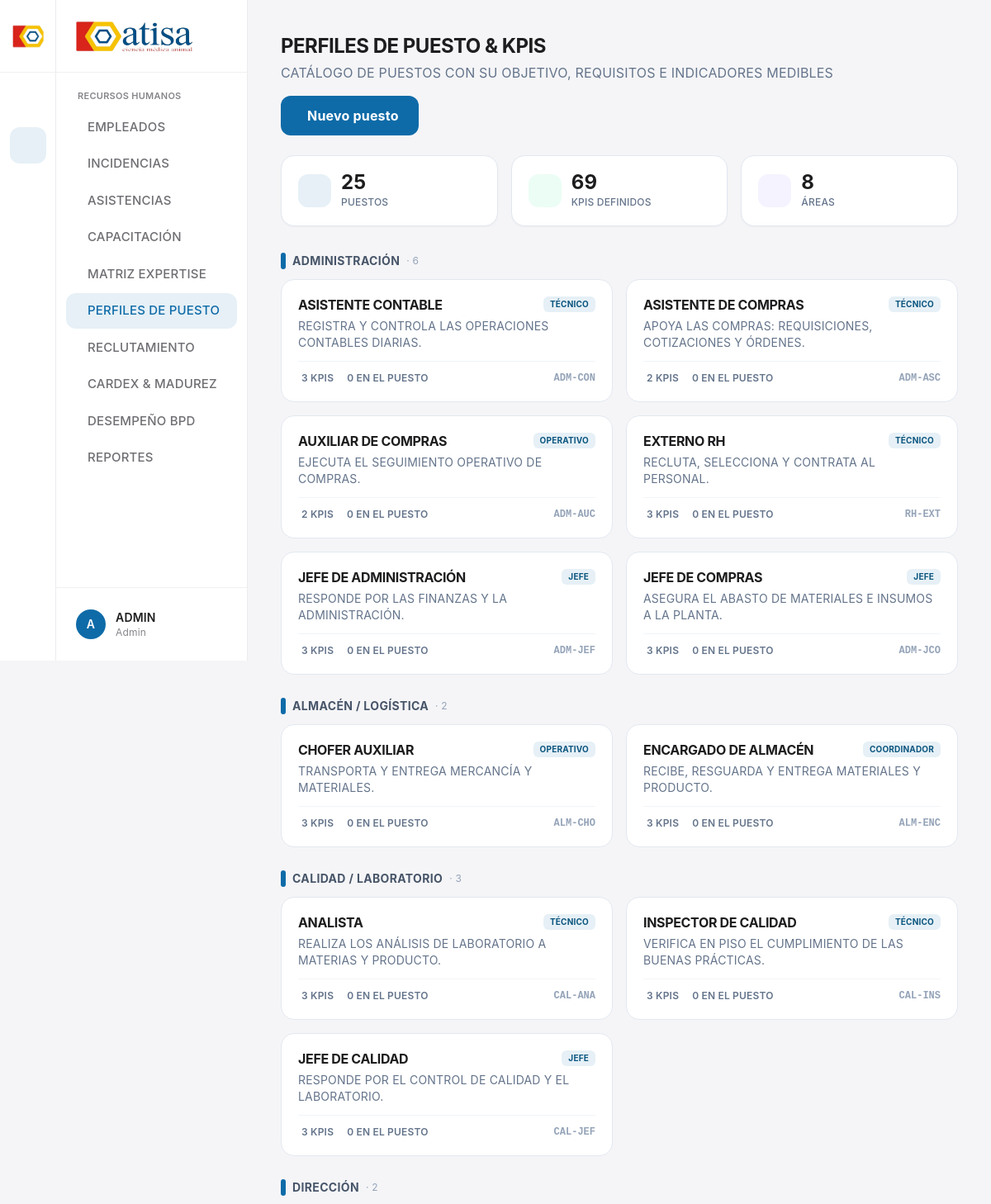
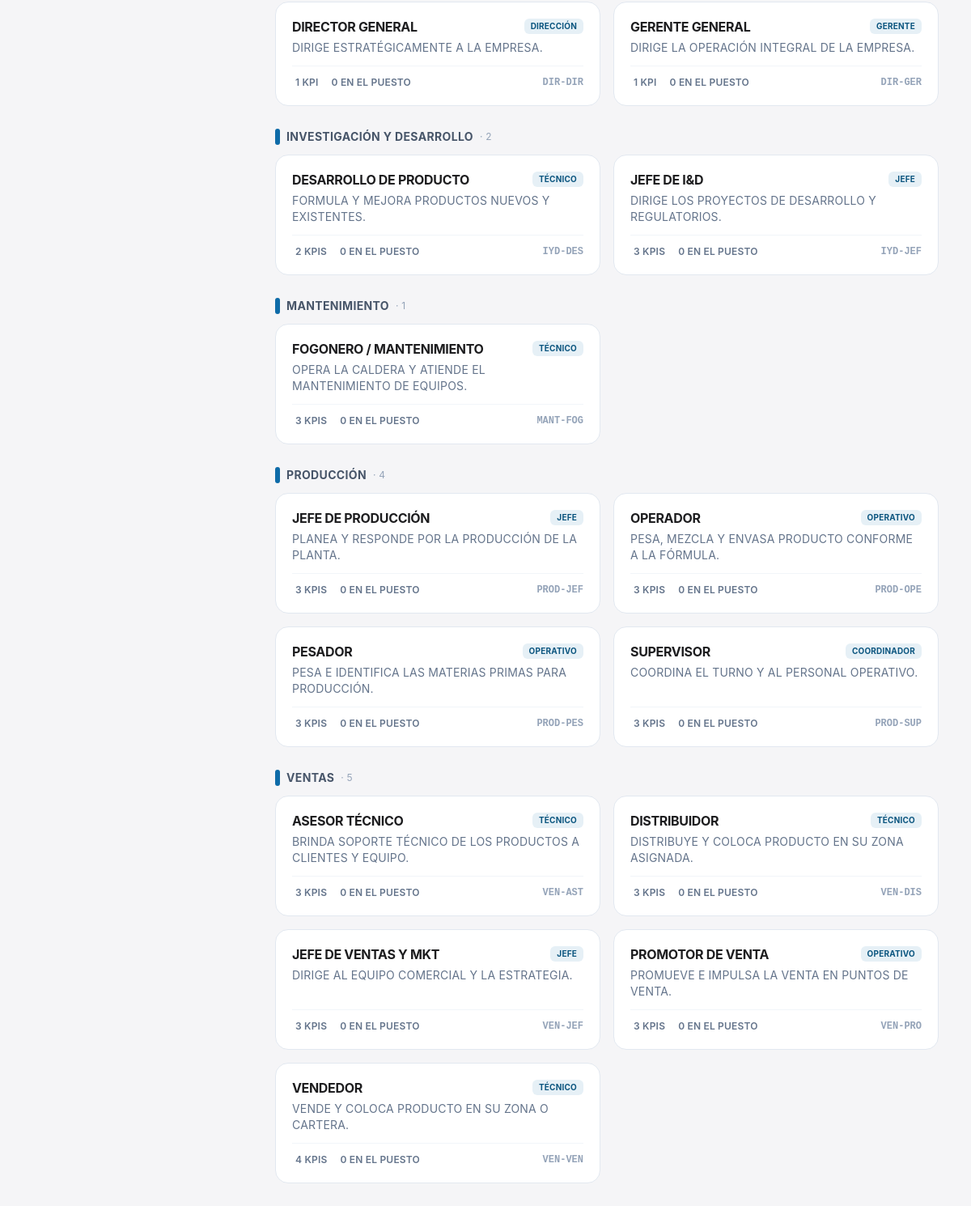
Screenshot of /perfiles (signed in) with the database file from the repository (2 pictures, top to bottom).
### tables this page shows
CREATE TABLE usuarios (
            id INTEGER PRIMARY KEY AUTOINCREMENT,
            numero_empleado TEXT UNIQUE NOT NULL,
            nombre_completo TEXT NOT NULL,
            username TEXT UNIQUE NOT NULL,
            password_hash TEXT NOT NULL,
            rol TEXT NOT NULL,
            estatus INTEGER DEFAULT 1
        , puesto TEXT, area TEXT, cumpleanos TEXT, talla_calzado TEXT, fecha_ingreso TEXT, fecha_nacimiento TEXT, curp TEXT, rfc TEXT, nss TEXT, domicilio TEXT, telefono TEXT, correo TEXT, estado_civil TEXT, num_dependientes TEXT, emergencia_nombre TEXT, emergencia_parentesco TEXT, emergencia_telefono TEXT, escolaridad TEXT, cedula_profesional TEXT, jefe_inmediato TEXT, tipo_contrato TEXT, fecha_fin_contrato TEXT, salario_diario TEXT, tipo_jornada TEXT, turno TEXT, infonavit TEXT, fonacot TEXT, banco_clabe TEXT, fecha_baja TEXT, motivo_baja TEXT);

CREATE TABLE puestos (
            id INTEGER PRIMARY KEY AUTOINCREMENT,
            codigo TEXT, nombre TEXT NOT NULL, area TEXT, nivel TEXT,
            objetivo TEXT, escolaridad TEXT, experiencia TEXT, conocimientos TEXT,
            habilidades TEXT, responsabilidades_bpm TEXT, epp TEXT, riesgos TEXT,
            activo INTEGER DEFAULT 1
        );

### erp.py (the view)
@app.route('/perfiles')
@login_required
@requiere_modulo('perfiles')
def perfiles():
    conn = get_db_connection()
    rows = conn.execute('''
        SELECT p.*,
               (SELECT COUNT(*) FROM puesto_kpis k WHERE k.puesto_id = p.id) AS n_kpis,
               (SELECT COUNT(*) FROM usuarios u WHERE u.estatus = 1 AND u.puesto = p.nombre) AS n_personas
        FROM puestos p WHERE p.activo = 1 ORDER BY p.area ASC, p.nombre ASC
    ''').fetchall()
    conn.close()
    por_area = {}
    for r in rows:
        por_area.setdefault(r['area'] or 'Sin área', []).append(dict(r))
    total_kpis = sum(r['n_kpis'] for r in rows)
    return render_page('perfiles.html', por_area=por_area, total_puestos=len(rows),
                       total_kpis=total_kpis, niveles=PUESTO_NIVELES, areas=PUESTO_AREAS)

### erp.py (called while the page is built)
def render_page(template, **context):
    layout = '_partial.html' if request.headers.get('HX-Request') else 'base.html'
    return render_template(template, _layout=layout, **context)

def construir_nav(rol):
    arbol = []
    for d in NAV_DEPARTAMENTOS:
        mods = [m for m in d['modulos'] if rol in PERMISOS.get(m[0][1:], [])]
        es_roadmap = len(d['modulos']) == 0
        if mods or (es_roadmap and rol == 'admin'):
            arbol.append({**d, 'modulos_visibles': mods, 'es_roadmap': es_roadmap})
    return arbol

@app.context_processor
def inject_globals():
    return {
        'EMPRESA_NOMBRE': EMPRESA_NOMBRE,
        'EMPRESA_CIUDAD': EMPRESA_CIUDAD,
        'tailwind_estatico': os.path.exists(os.path.join(app.static_folder, 'css', 'tailwind.css')),
        'permisos': PERMISOS,
        'nav_visible': construir_nav(session.get('rol')),
    }

def get_db_connection():
    conn = sqlite3.connect('base_planta.db', timeout=5.0)
    conn.row_factory = sqlite3.Row
    conn.execute('PRAGMA synchronous = NORMAL;')   # rápido y seguro junto a WAL
    conn.execute('PRAGMA temp_store = MEMORY;')     # tablas temporales en RAM
    conn.execute('PRAGMA cache_size = -16000;')     # ~16 MB de page cache
    conn.execute('PRAGMA foreign_keys = ON;')
    conn.execute('PRAGMA busy_timeout = 5000;')     # espera en vez de "database is locked"
    if has_app_context():
        g.setdefault('_db_conns', []).append(conn)
    return conn

@app.teardown_appcontext
def _cerrar_conexiones_db(exc):
    conns = g.pop('_db_conns', None)
    if conns:
        for c in conns:
            try:
                c.close()
            except Exception:
                pass

@app.after_request
def _auditar_cambios(response):
    try:
        if (request.method == 'POST' and 'user_id' in session
                and response.status_code < 400
                and request.path not in _AUDIT_POST_IGNORAR
                and not request.path.startswith('/static')):
            _auditar('cambio', 'Modificación de datos', request.path)
    except Exception:
        pass
    return response

def requiere_modulo(modulo):
    def decorator(f):
        @wraps(f)
        def decorated_function(*args, **kwargs):
            if 'user_id' not in session:
                return hx_redirect(url_for('login'))
            if session.get('rol') not in PERMISOS.get(modulo, []):
                return _denegar()
            return f(*args, **kwargs)
        return decorated_function
    return decorator

### templates/perfiles.html (shortened to what this page needs)
{% extends _layout|default("base.html") %}
{% block content %}
<div class="p-10">
    <header class="flex flex-wrap justify-between items-center gap-4 mb-6">
        <div>
            <h1 class="text-2xl font-bold text-[#1d1d1f]">Perfiles de Puesto & KPIs</h1>
            <p class="text-slate-500 mt-1">Catálogo de puestos con su objetivo, requisitos e indicadores medibles</p>
        </div>
        <button type="button" onclick="document.getElementById('modal-puesto').classList.remove('hidden')"
                class="bg-[#0e6ba8] text-white px-6 py-3 font-bold rounded-xl hover:bg-[#1d1d1f] flex items-center gap-2 transition-colors">
             Nuevo puesto
        </button>
    </header>
    <div class="grid grid-cols-2 md:grid-cols-3 gap-4 mb-8">
        <div class="bg-white rounded-2xl shadow-sm border border-slate-200 p-5"><div class="flex items-center gap-3"><div class="w-10 h-10 rounded-xl bg-[#0e6ba8]/10 text-[#0e6ba8] flex items-center justify-center shrink-0"></div><div><p class="text-2xl font-bold text-[#1d1d1f] leading-none">{{ total_puestos }}</p><p class="text-xs text-slate-500 font-medium mt-1">Puestos</p></div></div></div>
        <div class="bg-white rounded-2xl shadow-sm border border-slate-200 p-5"><div class="flex items-center gap-3"><div class="w-10 h-10 rounded-xl bg-emerald-50 text-emerald-600 flex items-center justify-center shrink-0"></div><div><p class="text-2xl font-bold text-[#1d1d1f] leading-none">{{ total_kpis }}</p><p class="text-xs text-slate-500 font-medium mt-1">KPIs definidos</p></div></div></div>
        <div class="bg-white rounded-2xl shadow-sm border border-slate-200 p-5"><div class="flex items-center gap-3"><div class="w-10 h-10 rounded-xl bg-violet-50 text-violet-600 flex items-center justify-center shrink-0"></div><div><p class="text-2xl font-bold text-[#1d1d1f] leading-none">{{ por_area|length }}</p><p class="text-xs text-slate-500 font-medium mt-1">Áreas</p></div></div></div>
    </div>
    {% for area, lista in por_area.items() %}
    <section class="mb-7">
        <div class="flex items-center gap-2 mb-3">
            <span class="w-1.5 h-5 rounded-full bg-[#0e6ba8]"></span>
            <h2 class="text-sm font-bold uppercase tracking-wide text-slate-600">{{ area }}</h2>
            <span class="text-xs text-slate-400">· {{ lista|length }}</span>
        </div>
        <div class="grid grid-cols-1 md:grid-cols-2 xl:grid-cols-3 gap-4">
            {% for p in lista %}
            <a href="/perfiles/{{ p.id }}" hx-get="/perfiles/{{ p.id }}" hx-target="#content" hx-push-url="true" preload="mouseover"
               class="bg-white rounded-2xl border border-slate-200 p-5 hover:border-[#0e6ba8]/40 hover:shadow-md transition-all flex flex-col">
                <div class="flex items-start justify-between gap-2 mb-1.5">
                    <h3 class="font-bold text-[#1d1d1f] leading-tight">{{ p.nombre }}</h3>
                    <span class="shrink-0 text-[10px] font-bold px-2 py-0.5 rounded-md bg-[#0e6ba8]/10 text-azul">{{ p.nivel or '—' }}</span>
                </div>
                <p class="text-sm text-slate-500 line-clamp-2 flex-1">{{ p.objetivo or 'Sin objetivo definido' }}</p>
                <div class="flex items-center gap-3 mt-3 pt-3 border-t border-slate-100 text-xs font-semibold text-slate-500">
                    <span class="flex items-center gap-1"> {{ p.n_kpis }} KPI{{ 's' if p.n_kpis != 1 else '' }}</span>
                    <span class="flex items-center gap-1"> {{ p.n_personas }} en el puesto</span>
                    {% if p.codigo %}<span class="ml-auto font-mono text-slate-400">{{ p.codigo }}</span>{% endif %}
                </div>
            </a>
            {% endfor %}
        </div>
    </section>
    {% endfor %}
</div>
{% endblock %}

### templates/base.html (shortened to what this page needs)
<!DOCTYPE html>
<html lang="es">
<head>
    <link rel="stylesheet" href="{{ url_for('static', filename='css/remixicon.min.css') }}">
    <link rel="stylesheet" href="{{ url_for('static', filename='css/estilos.css') }}">
    <link rel="stylesheet" href="{{ url_for('static', filename='css/all.min.css') }}">
    <link rel="stylesheet" href="{{ url_for('static', filename='css/select-pro.css') }}">
    {% if tailwind_estatico %}
    <link rel="stylesheet" href="{{ url_for('static', filename='css/tailwind.css') }}">
    {% else %}
    <script src="{{ url_for('static', filename='js/tailwind.js') }}"></script>
    {% endif %}
</head>
<body hx-boost="true" hx-ext="preload" hx-target="#content">
    <div id="root">
        <div class="flex min-h-screen bg-[#f5f5f7]">
            {% set _ns = namespace(activo='') %}
            {% for d in nav_visible %}
                {% for ruta, txt, icono, match in d.modulos_visibles %}
                    {% if _ns.activo == '' and (ruta == request.path or (match and request.path.startswith(match))) %}{% set _ns.activo = d.key %}{% endif %}
                {% endfor %}
            {% endfor %}
            {% if _ns.activo == '' and nav_visible %}{% set _ns.activo = nav_visible[0].key %}{% endif %}
            <aside class="fixed left-0 top-0 h-screen w-[300px] flex z-50 select-none">
                <div class="w-[68px] bg-white border-r border-[#ececef] flex flex-col items-center shrink-0">
                    <div class="h-[88px] flex items-center justify-center border-b border-[#f0f0f3] w-full">
                        <img src="{{ url_for('static', filename='img_sistema/isotipo.png') }}" alt="Atisa" class="w-10 h-10 object-contain">
                    </div>
                    <div class="flex-1 w-full py-4 flex flex-col items-center gap-1.5 overflow-y-auto">
                        {% for d in nav_visible %}
                        <button type="button" data-dept="{{ d.key }}" onclick="abrirDepto('{{ d.key }}')" title="{{ d.nombre }}"
                                class="dept-btn w-11 h-11 rounded-xl flex items-center justify-center text-[#86868b] hover:bg-[#f3f3f5] hover:text-[#1d1d1f] transition-colors duration-150 {% if d.key == _ns.activo %}dept-activo{% endif %}">
                        </button>
                        {% endfor %}
                    </div>
                </div>
                <div class="flex-1 min-w-0 bg-white border-r border-[#ececef] flex flex-col">
                    <div class="flex items-center px-6 h-[88px] border-b border-[#f0f0f3]">
                        <img alt="Atisa" class="h-9 object-contain" src="{{ url_for('static', filename='img_sistema/logo.png') }}">
                    </div>
                    <nav class="flex-1 px-3 py-5 overflow-y-auto">
                        {% for d in nav_visible %}
                        <div data-panel="{{ d.key }}" class="dept-panel {% if d.key != _ns.activo %}hidden{% endif %}">
                            <p class="px-3.5 mb-2 text-[11px] font-semibold uppercase tracking-wide text-[#86868b]">{{ d.nombre }}</p>
                            <div class="space-y-0.5">
                                {% for ruta, txt, icono, match in d.modulos_visibles %}
                                <a href="{{ ruta }}"
                                   data-nav data-match="{{ match }}"
                                   hx-get="{{ ruta }}" hx-target="#content" hx-swap="innerHTML show:window:top"
                                   hx-push-url="true" hx-indicator="#barra-progreso, #content"
                                   preload="mouseover"
                                   class="nav-link w-full flex items-center gap-3 px-3.5 py-2.5 rounded-xl text-[15px] font-medium text-[#6e6e73] hover:bg-[#f3f3f5] hover:text-[#1d1d1f] transition-colors duration-150 whitespace-nowrap">
                                    <span>{{ txt }}</span>
                                </a>
                                {% endfor %}
                            </div>
                        </div>
                        {% endfor %}
                    </nav>
                    <div class="px-3 py-4 border-t border-[#f0f0f3]">
                        <div class="flex items-center gap-3 px-3 py-2.5 rounded-xl hover:bg-[#f3f3f5] transition-colors">
                            <div class="w-9 h-9 flex items-center justify-center rounded-full bg-[#0e6ba8] text-white font-semibold text-sm shrink-0 uppercase">
                                {{ (session.get('nombre') or 'U')[:1] }}
                            </div>
                            <div class="flex-1 min-w-0">
                                <p class="text-[#1d1d1f] text-sm font-semibold truncate">{{ session.get('nombre', 'Usuario') }}</p>
                                <p class="text-[#86868b] text-xs truncate capitalize">{{ session.get('rol', 'Colaborador') }}</p>
                            </div>
                            <a href="/logout" hx-boost="false" class="w-8 h-8 flex items-center justify-center text-[#86868b] hover:text-rose-500 transition-colors cursor-pointer" title="Cerrar sesión">
                            </a>
                        </div>
                    </div>
                </div>
            </aside>
            <main class="flex-1 ml-[300px] flex flex-col min-h-screen">
                <div id="content">
                    {% block content %}{% endblock %}
                </div>
            </main>
        </div>
    </div>
</body>
</html>

### templates/base.html (style rules this page uses)
.nav-activo { background: rgba(14,107,168,.10); color: #0e6ba8 !important; }
.dept-activo { background: rgba(14,107,168,.10); color: #0e6ba8 !important; }
body { text-transform: uppercase; letter-spacing: .012em; }
input, textarea, select, code, pre, .font-mono, .normal-case, .select-pro-panel input { text-transform: none; letter-spacing: normal; }
.w-\[300px\] { width:300px }
.w-\[68px\] { width:68px }
.ml-\[300px\] { margin-left:300px }
.space-y-0\.5 > :not([hidden]) ~ :not([hidden]) { margin-top:.125rem }
.text-\[\#0e6ba8\] { color:#0e6ba8 }
.bg-\[\#0e6ba8\] { background-color:#0e6ba8 }
.bg-\[\#0e6ba8\]\/10 { background-color:rgba(14,107,168,.10) }
.text-azul { color:#0b557f }
.text-\[\#1d1d1f\] { color:#1d1d1f }
.text-\[\#6e6e73\] { color:#6e6e73 }
.text-\[\#86868b\] { color:#86868b }

### rows the page displays
usuarios: nombre_completo "A", get "ADMIN", get "Admin"
puestos: area "ADMINISTRACIÓN", lista "6", nombre "ASISTENTE CONTABLE", nivel "TÉCNICO", objetivo "REGISTRA Y CONTROLA LAS OPERACIONES CONTABLES DIARIAS.", n_kpis "3", n_kpis "S", n_personas "0", codigo "ADM-CON"
puestos: nombre "ASISTENTE DE COMPRAS", nivel "TÉCNICO", objetivo "APOYA LAS COMPRAS: REQUISICIONES, COTIZACIONES Y ÓRDENES.", n_kpis "2", n_kpis "S", n_personas "0", codigo "ADM-ASC"
puestos: nombre "AUXILIAR DE COMPRAS", nivel "OPERATIVO", objetivo "EJECUTA EL SEGUIMIENTO OPERATIVO DE COMPRAS.", n_kpis "2", n_kpis "S", n_personas "0", codigo "ADM-AUC"
puestos: nombre "EXTERNO RH", nivel "TÉCNICO", objetivo "RECLUTA, SELECCIONA Y CONTRATA AL PERSONAL.", n_kpis "3", n_kpis "S", n_personas "0", codigo "RH-EXT"
puestos: nombre "JEFE DE ADMINISTRACIÓN", nivel "JEFE", objetivo "RESPONDE POR LAS FINANZAS Y LA ADMINISTRACIÓN.", n_kpis "3", n_kpis "S", n_personas "0", codigo "ADM-JEF"
puestos: nombre "JEFE DE COMPRAS", nivel "JEFE", objetivo "ASEGURA EL ABASTO DE MATERIALES E INSUMOS A LA PLANTA.", n_kpis "3", n_kpis "S", n_personas "0", codigo "ADM-JCO"
puestos: area "ALMACÉN / LOGÍSTICA", lista "2", nombre "CHOFER AUXILIAR", nivel "OPERATIVO", objetivo "TRANSPORTA Y ENTREGA MERCANCÍA Y MATERIALES.", n_kpis "3", n_kpis "S", n_personas "0", codigo "ALM-CHO"
puestos: nombre "ENCARGADO DE ALMACÉN", nivel "COORDINADOR", objetivo "RECIBE, RESGUARDA Y ENTREGA MATERIALES Y PRODUCTO.", n_kpis "3", n_kpis "S", n_personas "0", codigo "ALM-ENC"
puestos: area "CALIDAD / LABORATORIO", lista "3", nombre "ANALISTA", nivel "TÉCNICO", objetivo "REALIZA LOS ANÁLISIS DE LABORATORIO A MATERIAS Y PRODUCTO.", n_kpis "3", n_kpis "S", n_personas "0", codigo "CAL-ANA"
puestos: nombre "INSPECTOR DE CALIDAD", nivel "TÉCNICO", objetivo "VERIFICA EN PISO EL CUMPLIMIENTO DE LAS BUENAS PRÁCTICAS.", n_kpis "3", n_kpis "S", n_personas "0", codigo "CAL-INS"
puestos: nombre "JEFE DE CALIDAD", nivel "JEFE", objetivo "RESPONDE POR EL CONTROL DE CALIDAD Y EL LABORATORIO.", n_kpis "3", n_kpis "S", n_personas "0", codigo "CAL-JEF"
puestos: area "DIRECCIÓN", lista "2", nombre "DIRECTOR GENERAL", nivel "DIRECCIÓN", objetivo "DIRIGE ESTRATÉGICAMENTE A LA EMPRESA.", n_kpis "1", n_personas "0", codigo "DIR-DIR"
puestos: nombre "GERENTE GENERAL", nivel "GERENTE", objetivo "DIRIGE LA OPERACIÓN INTEGRAL DE LA EMPRESA.", n_kpis "1", n_personas "0", codigo "DIR-GER"
puestos: area "INVESTIGACIÓN Y DESARROLLO", lista "2", nombre "DESARROLLO DE PRODUCTO", nivel "TÉCNICO", objetivo "FORMULA Y MEJORA PRODUCTOS NUEVOS Y EXISTENTES.", n_kpis "2", n_kpis "S", n_personas "0", codigo "IYD-DES"
puestos: nombre "JEFE DE I&D", nivel "JEFE", objetivo "DIRIGE LOS PROYECTOS DE DESARROLLO Y REGULATORIOS.", n_kpis "3", n_kpis "S", n_personas "0", codigo "IYD-JEF"
puestos: area "MANTENIMIENTO", lista "1", nombre "FOGONERO / MANTENIMIENTO", nivel "TÉCNICO", objetivo "OPERA LA CALDERA Y ATIENDE EL MANTENIMIENTO DE EQUIPOS.", n_kpis "3", n_kpis "S", n_personas "0", codigo "MANT-FOG"
puestos: area "PRODUCCIÓN", lista "4", nombre "JEFE DE PRODUCCIÓN", nivel "JEFE", objetivo "PLANEA Y RESPONDE POR LA PRODUCCIÓN DE LA PLANTA.", n_kpis "3", n_kpis "S", n_personas "0", codigo "PROD-JEF"
puestos: nombre "OPERADOR", nivel "OPERATIVO", objetivo "PESA, MEZCLA Y ENVASA PRODUCTO CONFORME A LA FÓRMULA.", n_kpis "3", n_kpis "S", n_personas "0", codigo "PROD-OPE"
puestos: nombre "PESADOR", nivel "OPERATIVO", objetivo "PESA E IDENTIFICA LAS MATERIAS PRIMAS PARA PRODUCCIÓN.", n_kpis "3", n_kpis "S", n_personas "0", codigo "PROD-PES"
puestos: nombre "SUPERVISOR", nivel "COORDINADOR", objetivo "COORDINA EL TURNO Y AL PERSONAL OPERATIVO.", n_kpis "3", n_kpis "S", n_personas "0", codigo "PROD-SUP"
puestos: area "VENTAS", lista "5", nombre "ASESOR TÉCNICO", nivel "TÉCNICO", objetivo "BRINDA SOPORTE TÉCNICO DE LOS PRODUCTOS A CLIENTES Y EQUIPO.", n_kpis "3", n_kpis "S", n_personas "0", codigo "VEN-AST"
puestos: nombre "DISTRIBUIDOR", nivel "TÉCNICO", objetivo "DISTRIBUYE Y COLOCA PRODUCTO EN SU ZONA ASIGNADA.", n_kpis "3", n_kpis "S", n_personas "0", codigo "VEN-DIS"
puestos: nombre "JEFE DE VENTAS Y MKT", nivel "JEFE", objetivo "DIRIGE AL EQUIPO COMERCIAL Y LA ESTRATEGIA.", n_kpis "3", n_kpis "S", n_personas "0", codigo "VEN-JEF"
puestos: nombre "PROMOTOR DE VENTA", nivel "OPERATIVO", objetivo "PROMUEVE E IMPULSA LA VENTA EN PUNTOS DE VENTA.", n_kpis "3", n_kpis "S", n_personas "0", codigo "VEN-PRO"
puestos: nombre "VENDEDOR", nivel "TÉCNICO", objetivo "VENDE Y COLOCA PRODUCTO EN SU ZONA O CARTERA.", n_kpis "4", n_kpis "S", n_personas "0", codigo "VEN-VEN"

### other values shown
{{ d.nombre }} "RECURSOS HUMANOS"
{{ txt }} "EMPLEADOS" "INCIDENCIAS" "ASISTENCIAS" "CAPACITACIÓN" "MATRIZ EXPERTISE" "PERFILES DE PUESTO" "RECLUTAMIENTO" "CARDEX & MADUREZ" "DESEMPEÑO BPD" "REPORTES"
{{ total_puestos }} "25"
{{ total_kpis }} "69"
{{ por_area|length }} "8"
